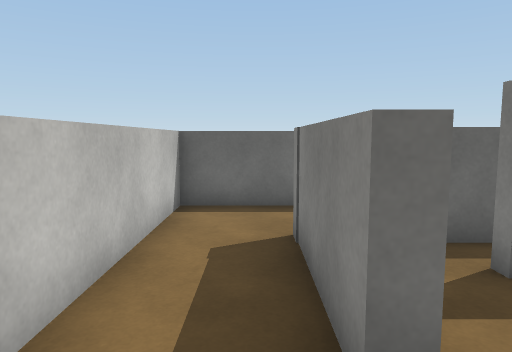
[1] (above)

12 first-person views from a walk through a scene from a Unity 3-D project. The camera is 1.5 m above the floor, tilts 6° down and sees 70° across. The floor is counted in squares, 1 m on a side. Each view is taken from the middle of a square. On the plan, view 1 faces up. The plan holds only what a view shows up to about 16 squares ahead; the rest is blank. The place goes on beyond the plan. The player character is not drawn. Door leaves are left out, so doorways stand open. Surface patterns are stand-ins for the level's own textures.

[2]
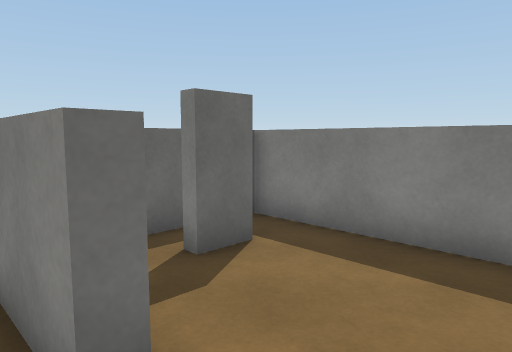

[3]
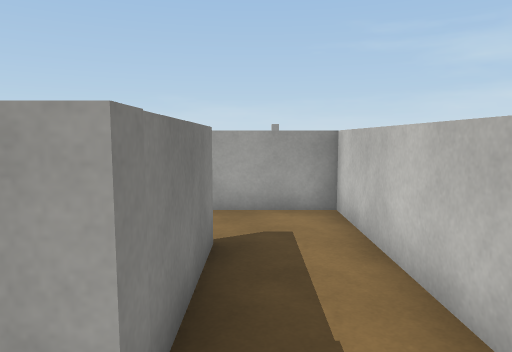

[4]
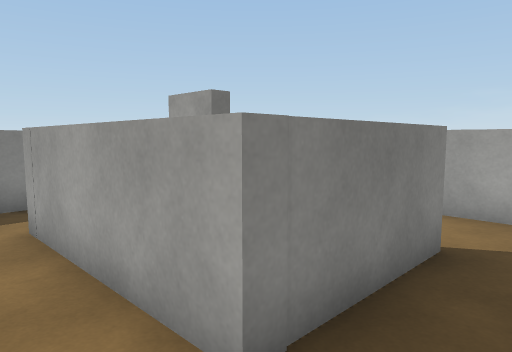

[5]
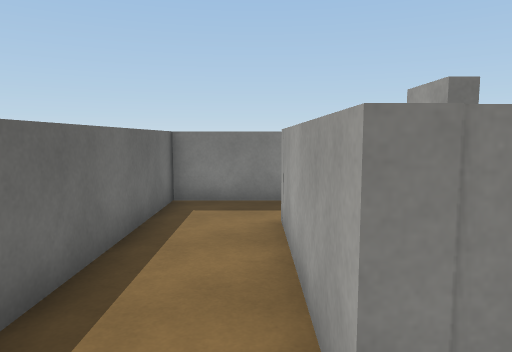

[6]
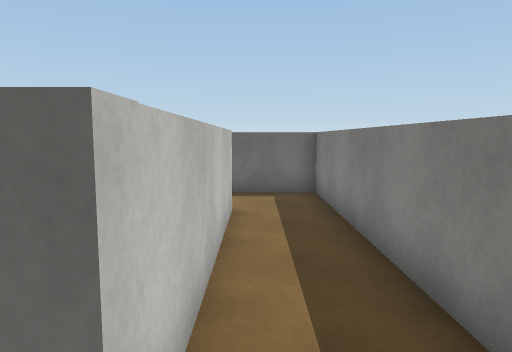

[7]
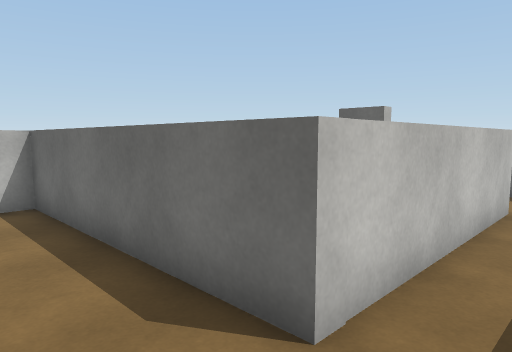

[8]
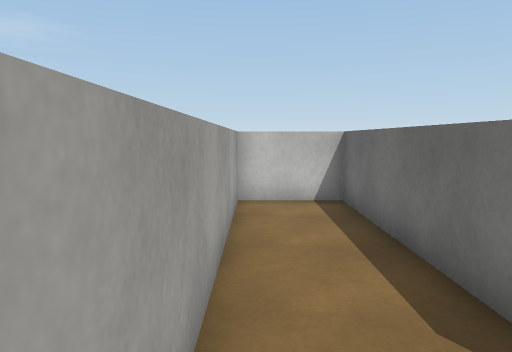

[9]
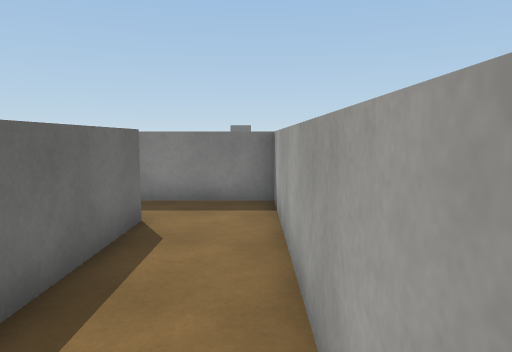

[10]
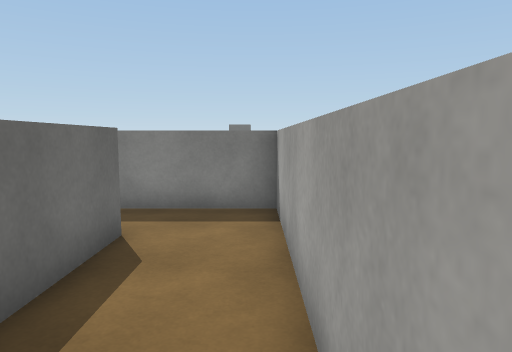

[11]
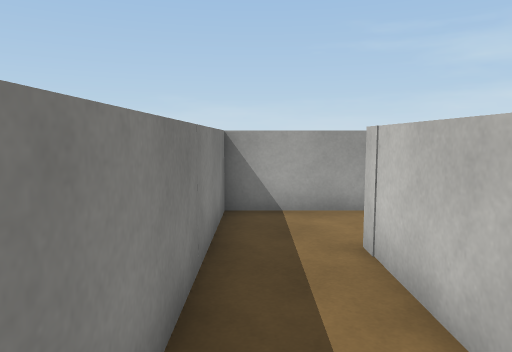

[12]
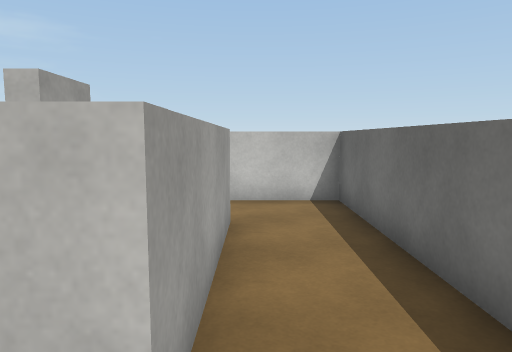

### Floor plan
Ten units are one square. View 1 is at (0, 0); x grows to the right and y downward. Boxes are objects, and circles mark ways between rooms. Rooms are numbered by the first view taken in them; rooms with no view inside come last. Other rooms are left out.
<svg viewBox="-22 -85 103 124">
<path fill="none" stroke="#000" d="M11 -19 6 -19 6 -55 55 -55 55 9 -17 9 -17 34 76 34 76 -80 -17 -80 -17 5 14 5M37 -38 26 -38M51 -7 51 -51"/>
<circle cx="10" cy="-5" r="3" fill="#2a7"/>
<text x="10" y="-10">1</text>
<text x="30" y="-20">2</text>
</svg>
Room 1 opens to room 2.

Where each view was taken, in squares from view 1:
view 1: 0 up, 0 right, facing up
view 2: 0 up, 0 right, facing up-right
view 3: 7 up, 0 right, facing down
view 4: 7 up, 1 left, facing down-right
view 5: 6 up, 1 left, facing right
view 6: 2 down, 6 right, facing up
view 7: 3 down, 7 right, facing up-left
view 8: 3 down, 7 right, facing left
view 9: 3 down, 1 left, facing right
view 10: 3 down, 0 right, facing right
view 11: 4 up, 7 right, facing down
view 12: 6 up, 7 right, facing left
